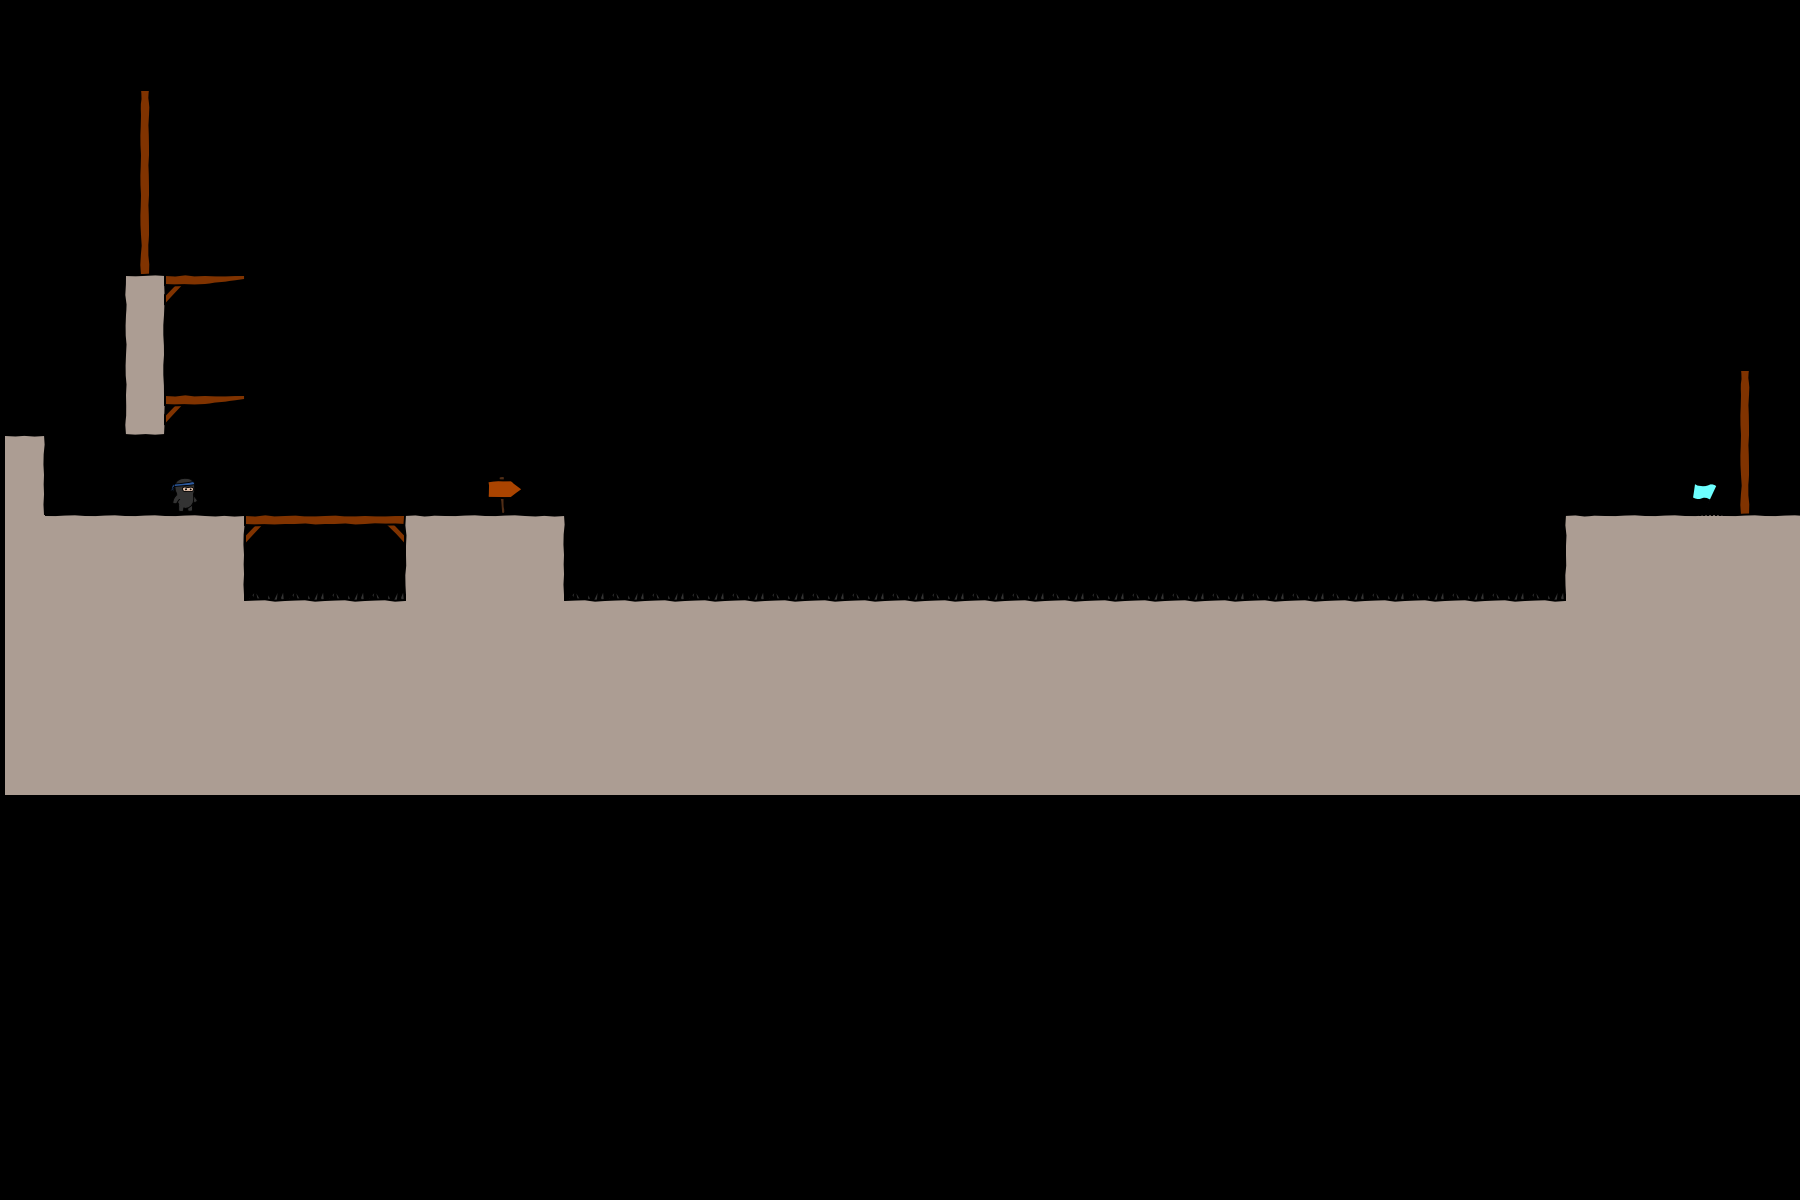

Below is a game level as drawn by its tile map, then a one-line description and the .tmx file that defines it, in full:
An orthogonal 45x30 tile map with 40x40 px tiles, 3 tile layers (bg, objects, fg), 2 tilesets.

<map version="1.0" orientation="orthogonal" width="45" height="30" tilewidth="40" tileheight="40">
 <tileset firstgid="1" name="world1" tilewidth="50" tileheight="50">
  <image source="world1.png" width="400" height="400" />
 </tileset>
 <tileset firstgid="65" name="objectpalette" tilewidth="50" tileheight="50">
  <image source="objectpalette.png" width="400" height="400" />
 </tileset>
 <layer name="bg" width="48" height="20">
  <data encoding="csv">  0,0,0,0,0,0,0,0,0,0,0,0,0,0,0,0,0,0,0,0,0,0,0,0,0,0,0,0,0,0,0,0,0,0,0,0,0,0,0,0,0,0,0,0,0,0,0,0,
  0,0,0,0,0,0,0,0,0,0,0,0,0,0,0,0,0,0,0,0,0,0,0,0,0,0,0,0,0,0,0,0,0,0,0,0,0,0,0,0,0,0,0,0,0,0,0,0,
  0,0,0,41,0,0,0,0,0,0,0,0,0,0,0,0,0,0,0,0,0,0,0,0,0,0,0,0,0,0,0,0,0,0,0,0,0,0,0,0,0,0,0,0,0,0,0,0,
  0,0,0,49,0,0,0,0,0,0,0,0,0,0,0,0,0,0,0,0,0,0,0,0,0,0,0,0,0,0,0,0,0,0,0,0,0,0,0,0,0,0,0,0,0,0,0,0,
  0,0,0,49,0,0,0,0,0,0,0,0,0,0,0,0,0,0,0,0,0,0,0,0,0,0,0,0,0,0,0,0,0,0,0,0,0,0,0,0,0,0,0,0,0,0,0,0,
  0,0,0,49,0,0,0,0,0,0,0,0,0,0,0,0,0,0,0,0,0,0,0,0,0,0,0,0,0,0,0,0,0,0,0,0,0,0,0,0,0,0,0,0,0,0,0,0,
  0,0,0,57,0,0,0,0,0,0,0,0,0,0,0,0,0,0,0,0,0,0,0,0,0,0,0,0,0,0,0,0,0,0,0,0,0,0,0,0,0,0,0,0,0,0,0,0,
  0,0,0,12,6,15,0,0,0,0,0,0,0,0,0,0,0,0,0,0,0,0,0,0,0,0,0,0,0,0,0,0,0,0,0,0,0,0,0,0,0,0,0,0,0,0,0,0,
  0,0,0,20,0,0,0,0,0,0,0,0,0,0,0,0,0,0,0,0,0,0,0,0,0,0,0,0,0,0,0,0,0,0,0,0,0,0,0,0,0,0,0,0,0,0,0,0,
  0,0,0,20,0,0,0,0,0,0,0,0,0,0,0,0,0,0,0,0,0,0,0,0,0,0,0,0,0,0,0,0,0,0,0,0,0,0,0,0,0,0,0,41,0,0,0,0,
  0,0,0,28,6,15,0,0,0,0,0,0,0,0,0,0,0,0,0,0,0,0,0,0,0,0,0,0,0,0,0,0,0,0,0,0,0,0,0,0,0,0,0,49,0,0,0,9,
  11,0,0,0,0,0,0,0,0,0,0,0,0,0,0,0,0,0,0,0,0,0,0,0,0,0,0,0,0,0,0,0,0,0,0,0,0,0,0,0,0,0,0,49,0,0,0,17,
  19,0,0,0,0,0,0,0,0,0,0,0,34,0,0,0,0,0,0,0,0,0,0,0,0,0,0,0,0,0,0,0,0,0,0,0,0,0,0,0,0,0,0,57,0,0,0,17,
  18,10,10,10,10,11,6,7,7,8,9,10,10,11,0,0,0,0,0,0,0,0,0,0,0,0,0,0,0,0,0,0,0,0,0,0,0,0,0,9,10,10,10,10,10,10,10,18,
  18,18,18,18,18,19,0,0,0,0,17,18,18,19,0,0,0,0,0,0,0,0,0,0,0,0,0,0,0,0,0,0,0,0,0,0,0,0,0,17,18,18,18,18,18,18,18,18,
  18,18,18,18,18,18,0,0,0,0,18,18,18,18,0,0,0,0,0,0,0,0,0,0,0,0,0,0,0,0,0,0,0,0,0,0,0,0,0,18,18,18,18,18,18,18,18,18,
  18,18,18,18,18,18,18,18,18,18,18,18,18,18,18,18,18,18,18,18,18,18,18,18,18,18,18,18,18,18,18,18,18,18,18,18,18,18,18,18,18,18,18,18,18,18,18,18,
  18,18,18,18,18,18,18,18,18,18,18,18,18,18,18,18,18,18,18,18,18,18,18,18,18,18,18,18,18,18,18,18,18,18,18,18,18,18,18,18,18,18,18,18,18,18,18,18,
  18,18,18,18,18,18,18,18,18,18,18,18,18,18,18,18,18,18,18,18,18,18,18,18,18,18,18,18,18,18,18,18,18,18,18,18,18,18,18,18,18,18,18,18,18,18,18,18,
  18,18,18,18,18,18,18,18,18,18,18,18,18,18,18,18,18,18,18,18,18,18,18,18,18,18,18,18,18,18,18,18,18,18,18,18,18,18,18,18,18,18,18,18,18,18,18,18
</data>
 </layer>
 <layer name="objects" width="48" height="20">
  <data encoding="csv">
  0,0,0,0,0,0,0,0,0,0,0,0,0,0,0,0,0,0,0,0,0,0,0,0,0,0,0,0,0,0,0,0,0,0,0,0,0,0,0,0,0,0,0,0,0,0,0,0,
  0,0,0,0,0,0,0,0,0,0,0,0,0,0,0,0,0,0,0,0,0,0,0,0,0,0,0,0,0,0,0,0,0,0,0,0,0,0,0,0,0,0,0,0,0,0,0,0,
  0,0,0,0,0,0,0,0,0,0,0,0,0,0,0,0,0,0,0,0,0,0,0,0,0,0,0,0,0,0,0,0,0,0,0,0,0,0,0,0,0,0,0,0,0,0,0,0,
  0,0,0,0,0,0,0,0,0,0,0,0,0,0,0,0,0,0,0,0,0,0,0,0,0,0,0,0,0,0,0,0,0,0,0,0,0,0,0,0,0,0,0,0,0,0,0,0,
  0,0,0,0,0,0,0,0,0,0,0,0,0,0,0,0,0,0,0,0,0,0,0,0,0,0,0,0,0,0,0,0,0,0,0,0,0,0,0,0,0,0,0,0,0,0,0,0,
  0,0,0,0,0,0,0,0,0,0,0,0,0,0,0,0,0,0,0,0,0,0,0,0,0,0,0,0,0,0,0,0,0,0,0,0,0,0,0,0,0,0,0,0,0,0,0,0,
  0,0,0,0,0,0,0,0,0,0,0,0,0,0,0,0,0,0,0,0,0,0,0,0,0,0,0,0,0,0,0,0,0,0,0,0,0,0,0,0,0,0,0,0,0,0,0,0,
  0,0,0,0,0,0,0,0,0,0,0,0,0,0,0,0,0,0,0,0,0,0,0,0,0,0,0,0,0,0,0,0,0,0,0,0,0,0,0,0,0,0,0,0,0,0,0,0,
  0,0,0,0,0,0,0,0,0,0,0,0,0,0,0,0,0,0,0,0,0,0,0,0,0,0,0,0,0,0,0,0,0,0,0,0,0,0,0,0,0,0,0,0,0,0,0,0,
  0,0,0,0,0,0,0,0,0,0,0,0,0,0,0,0,0,0,0,0,0,0,0,0,0,0,0,0,0,0,0,0,0,0,0,0,0,0,0,0,0,0,0,0,0,0,0,0,
  0,0,0,0,0,0,0,0,0,0,0,0,0,0,0,0,0,0,0,0,0,0,0,0,0,0,0,0,0,0,0,0,0,0,0,0,0,0,0,0,0,0,0,0,0,0,0,0,
  0,0,0,0,0,0,0,0,0,0,0,0,0,0,0,0,0,0,0,0,0,0,0,0,0,0,0,0,0,0,0,0,0,0,0,0,0,0,0,0,0,0,0,0,0,0,0,0,
  0,0,0,0,65,0,0,0,0,0,0,0,0,0,0,0,0,0,0,0,0,0,0,0,0,0,0,0,0,0,0,0,0,0,0,0,0,0,0,0,0,0,66,0,0,0,0,0,
  0,0,0,0,0,0,0,0,0,0,0,0,0,0,0,0,0,0,0,0,0,0,0,0,0,0,0,0,0,0,0,0,0,0,0,0,0,0,0,0,0,0,0,0,0,0,0,0,
  0,0,0,0,0,0,0,0,0,0,0,0,0,0,0,0,0,0,0,0,0,0,0,0,0,0,0,0,0,0,0,0,0,0,0,0,0,0,0,0,0,0,0,0,0,0,0,0,
  0,0,0,0,0,0,106,106,106,106,0,0,0,0,106,106,106,106,106,106,106,106,106,106,106,106,106,106,106,106,106,106,106,106,106,106,106,106,106,0,0,0,0,0,0,0,0,0,
  0,0,0,0,0,0,0,0,0,0,0,0,0,0,0,0,0,0,0,0,0,0,0,0,0,0,0,0,0,0,0,0,0,0,0,0,0,0,0,0,0,0,0,0,0,0,0,0,
  0,0,0,0,0,0,0,0,0,0,0,0,0,0,0,0,0,0,0,0,0,0,0,0,0,0,0,0,0,0,0,0,0,0,0,0,0,0,0,0,0,0,0,0,0,0,0,0,
  0,0,0,0,0,0,0,0,0,0,0,0,0,0,0,0,0,0,0,0,0,0,0,0,0,0,0,0,0,0,0,0,0,0,0,0,0,0,0,0,0,0,0,0,0,0,0,0,
  0,0,0,0,0,0,0,0,0,0,0,0,0,0,0,0,0,0,0,0,0,0,0,0,0,0,0,0,0,0,0,0,0,0,0,0,0,0,0,0,0,0,0,0,0,0,0,0
</data>
 </layer>
 <layer name="fg" width="48" height="20">
  <data encoding="csv">
  0,0,0,0,0,0,0,0,0,0,0,0,0,0,0,0,0,0,0,0,0,0,0,0,0,0,0,0,0,0,0,0,0,0,0,0,0,0,0,0,0,0,0,0,0,0,0,0,
  0,0,0,0,0,0,0,0,0,0,0,0,0,0,0,0,0,0,0,0,0,0,0,0,0,0,0,0,0,0,0,0,0,0,0,0,0,0,0,0,0,0,0,0,0,0,0,0,
  0,0,0,0,0,0,0,0,0,0,0,0,0,0,0,0,0,0,0,0,0,0,0,0,0,0,0,0,0,0,0,0,0,0,0,0,0,0,0,0,0,0,0,0,0,0,0,0,
  0,0,0,0,0,0,0,0,0,0,0,0,0,0,0,0,0,0,0,0,0,0,0,0,0,0,0,0,0,0,0,0,0,0,0,0,0,0,0,0,0,0,0,0,0,0,0,0,
  0,0,0,0,0,0,0,0,0,0,0,0,0,0,0,0,0,0,0,0,0,0,0,0,0,0,0,0,0,0,0,0,0,0,0,0,0,0,0,0,0,0,0,0,0,0,0,0,
  0,0,0,0,0,0,0,0,0,0,0,0,0,0,0,0,0,0,0,0,0,0,0,0,0,0,0,0,0,0,0,0,0,0,0,0,0,0,0,0,0,0,0,0,0,0,0,0,
  0,0,0,0,0,0,0,0,0,0,0,0,0,0,0,0,0,0,0,0,0,0,0,0,0,0,0,0,0,0,0,0,0,0,0,0,0,0,0,0,0,0,0,0,0,0,0,0,
  0,0,0,0,0,0,0,0,0,0,0,0,0,0,0,0,0,0,0,0,0,0,0,0,0,0,0,0,0,0,0,0,0,0,0,0,0,0,0,0,0,0,0,0,0,0,0,0,
  0,0,0,0,0,0,0,0,0,0,0,0,0,0,0,0,0,0,0,0,0,0,0,0,0,0,0,0,0,0,0,0,0,0,0,0,0,0,0,0,0,0,0,0,0,0,0,0,
  0,0,0,0,0,0,0,0,0,0,0,0,0,0,0,0,0,0,0,0,0,0,0,0,0,0,0,0,0,0,0,0,0,0,0,0,0,0,0,0,0,0,0,0,0,0,0,0,
  0,0,0,0,0,0,0,0,0,0,0,0,0,0,0,0,0,0,0,0,0,0,0,0,0,0,0,0,0,0,0,0,0,0,0,0,0,0,0,0,0,0,0,0,0,0,0,0,
  0,0,0,0,0,0,0,0,0,0,0,0,0,0,0,0,0,0,0,0,0,0,0,0,0,0,0,0,0,0,0,0,0,0,0,0,0,0,0,0,0,0,0,0,0,0,0,0,
  0,0,0,0,0,0,0,0,0,0,0,0,0,0,0,0,0,0,0,0,0,0,0,0,0,0,0,0,0,0,0,0,0,0,0,0,0,0,0,0,0,0,0,0,0,0,0,0,
  0,0,0,0,0,0,0,0,0,0,0,0,0,0,0,0,0,0,0,0,0,0,0,0,0,0,0,0,0,0,0,0,0,0,0,0,0,0,0,0,0,0,0,0,0,0,0,0,
  0,0,0,0,0,0,0,0,0,0,0,0,0,0,0,0,0,0,0,0,0,0,0,0,0,0,0,0,0,0,0,0,0,0,0,0,0,0,0,0,0,0,0,0,0,0,0,0,
  0,0,0,0,0,0,0,0,0,0,0,0,0,0,0,0,0,0,0,0,0,0,0,0,0,0,0,0,0,0,0,0,0,0,0,0,0,0,0,0,0,0,0,0,0,0,0,0,
  0,0,0,0,0,0,0,0,0,0,0,0,0,0,0,0,0,0,0,0,0,0,0,0,0,0,0,0,0,0,0,0,0,0,0,0,0,0,0,0,0,0,0,0,0,0,0,0,
  0,0,0,0,0,0,0,0,0,0,0,0,0,0,0,0,0,0,0,0,0,0,0,0,0,0,0,0,0,0,0,0,0,0,0,0,0,0,0,0,0,0,0,0,0,0,0,0,
  0,0,0,0,0,0,0,0,0,0,0,0,0,0,0,0,0,0,0,0,0,0,0,0,0,0,0,0,0,0,0,0,0,0,0,0,0,0,0,0,0,0,0,0,0,0,0,0,
  0,0,0,0,0,0,0,0,0,0,0,0,0,0,0,0,0,0,0,0,0,0,0,0,0,0,0,0,0,0,0,0,0,0,0,0,0,0,0,0,0,0,0,0,0,0,0,0
</data>
 </layer>
</map>
